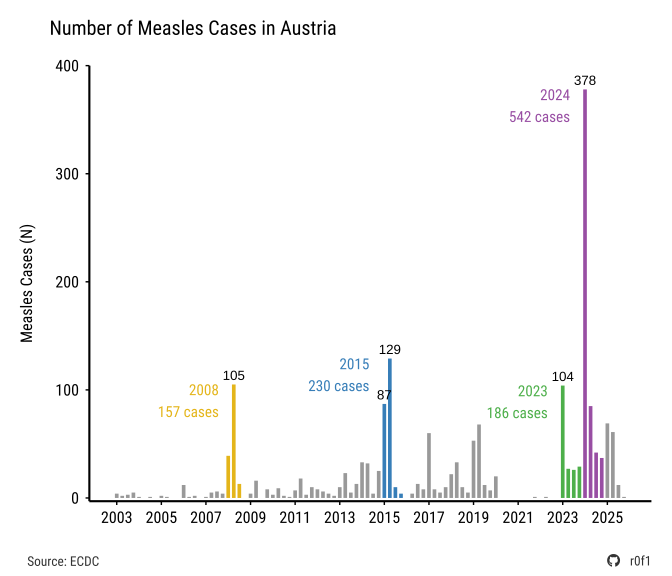

The R source for this figure:
# https://atlas.ecdc.europa.eu/public/index.aspx

library(tidyverse)
library(dplyr)
library(lubridate)
library(showtext)

sysfonts::font_add(
  family = "Font Awesome 6 Brands",
  regular = "fontawesome/otfs/Font Awesome 7 Brands-Regular-400.otf"
)
font_add_google("Roboto")
font_add_google("Roboto Condensed")
showtext_auto()
showtext_opts(dpi = 100)

social_caption <- glue::glue(
  "<span style='font-family:\"Font Awesome 6 Brands\";'>&#xf09b; </span>",
  "<span> r0f1</span>",
)

df_all <- read_csv("data/measles_ecdc.csv") |>
  dplyr::filter(RegionCode == "AT")

df <- df_all |>
  select(c("Time", "NumValue")) |>
  rename(year_month = Time, cases = NumValue) |>
  mutate(date = ymd(paste0(year_month, "-01"))) |>
  filter(year(date) >= 2003) |>
  mutate(cases = as.numeric(cases)) |>
  select(c("date", "cases")) |>
  mutate(quarter_date = floor_date(date, unit = "quarter")) |>
  group_by(quarter_date) |>
  summarize(cases = sum(cases, na.rm = TRUE)) |>
  mutate(
    year = year(quarter_date),
    bar_color = case_when(
      year == 2008 ~ "#e4b51a",
      year == 2015 ~ "#377EB8",
      year == 2023 ~ "#4DAF4A",
      year == 2024 ~ "#984EA3",
      TRUE ~ "grey60"
    )
  )


df_top <- df |>
  arrange(desc(cases)) |>
  slice_head(n = 5)

df_yearly <- df |>
  mutate(year = year(quarter_date)) |>
  group_by(year) |>
  summarize(cases = sum(cases, na.rm = TRUE)) |>
  arrange(cases)

p <- ggplot(df, aes(x = quarter_date, y = cases, fill = bar_color)) +
  geom_col(width = 60) +
  scale_fill_identity() +
  geom_text(data = df_top, aes(label = cases), vjust = -0.5, size = 3.5) +
  labs(
    title = "Number of Measles Cases in Austria",
    x = "",
    y = "Measles Cases (N)",
    caption = social_caption,
  ) +
  annotate(
    "text",
    x = as.Date("2023-05-01"),
    y = 363,
    color = "#984EA3",
    family = "Roboto Condensed",
    hjust = 1,
    label = paste0(
      "2024\n",
      (df_yearly |> filter(year == 2024))$cases,
      " cases"
    ),
    size = 4,
  ) +
  annotate(
    "text",
    x = as.Date("2022-05-01"),
    y = 89,
    color = "#4DAF4A",
    family = "Roboto Condensed",
    hjust = 1,
    label = paste0(
      "2023\n",
      (df_yearly |> filter(year == 2023))$cases,
      " cases"
    ),
    size = 4,
  ) +
  annotate(
    "text",
    x = as.Date("2014-05-01"),
    y = 114,
    color = "#377EB8",
    family = "Roboto Condensed",
    hjust = 1,
    label = paste0(
      "2015\n",
      (df_yearly |> filter(year == 2015))$cases,
      " cases"
    ),
    size = 4,
  ) +
  annotate(
    "text",
    x = as.Date("2007-08-01"),
    y = 90,
    color = "#e4b51a",
    family = "Roboto Condensed",
    hjust = 1,
    label = paste0(
      "2008\n",
      (df_yearly |> filter(year == 2008))$cases,
      " cases"
    ),
    size = 4,
  ) +
  scale_x_date(
    breaks = seq(
      from = as.Date("2003-01-01"),
      to = as.Date("2025-01-01"),
      by = "2 years"
    ),
    date_labels = "%Y"
  ) +
  scale_y_continuous(
    breaks = seq(0, 400, by = 100),
    limit = c(0, 400),
    expand = expansion(add = c(3, 0)),
  ) +
  theme_minimal() +
  theme(
    axis.line = element_line(linewidth = 0.75),
    axis.ticks = element_line(color = "black", linewidth = 0.5),
    axis.ticks.length = unit(0.1, "cm"),
    axis.text = element_text(
      color = "black",
      size = 12,
    ),
    axis.title.y = element_text(
      color = "black",
      size = 12,
      margin = margin(r = 15),
    ),
    axis.title = element_text(size = 14, color = "black"),
    panel.grid.major = element_blank(),
    panel.grid.minor = element_blank(),
    plot.caption = ggtext::element_markdown(
      size = 10,
      color = "grey20",
    ),
    plot.margin = margin(t = 10, r = 10, b = 10, l = 10),
    plot.title = element_text(
      size = 15,
      margin = margin(b = 20, l = -30),
    ),
    plot.subtitle = element_text(
      size = 12,
      color = "gray40",
      hjust = 0,
      margin = margin(b = 10, l = -35)
    ),
    legend.position = "none",
    text = element_text(family = "Roboto Condensed"),
  ) +
  patchwork::plot_annotation(
    caption = "Source: ECDC",
    theme = theme(
      plot.caption = element_text(
        size = 10,
        hjust = 0,
        margin = margin(t = -19, l = 5),
        color = "grey20",
      ),
      text = element_text(family = "Roboto Condensed"),
    )
  )

ggsave(
  here::here("projects", "project_0005", "measles_ecdc.svg"),
  plot = p,
  width = 700,
  height = 600,
  units = "px",
  dpi = 100,
)
